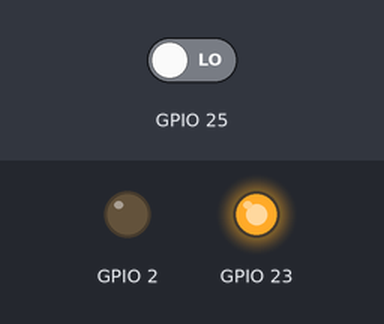
The program below on a simulated Raspberry Pi (BCM pin numbers). Parts: output pins drawn as LEDs (lit = HIGH). Inputs (shaded band) come from the test bench; at power-on: GPIO 25 LOW. What the program prints to the terminal is not drawn.

Above: at 1.2 s.
1.3 s: GPIO 25 driven HIGH
At 2.0 s:
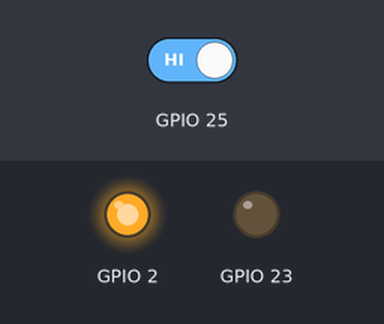
2.8 s: GPIO 25 driven LOW
At 3.1 s:
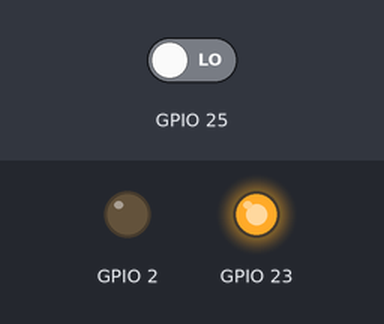
Timing chart, 0 to 5.8 s (numbered marks = the images above; inputs shaded):
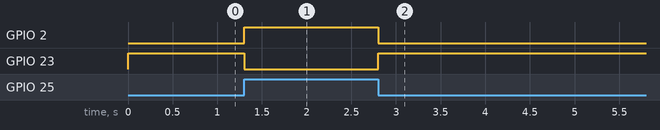

The program:

IR.py
```python
import RPi.GPIO as IO
import time
IO.setwarnings(False)
IO.setmode(IO.BCM)
IO.setup(2,IO.OUT) #GPIO 2 -> Red LED as output
IO.setup(23,IO.OUT) #GPIO 23 -> Green LED as output
IO.setup(25,IO.IN) #GPIO 25 -> IR sensor as input
while 1:
    if(IO.input(25)==True): #object is far away
        print ("object is far away")
        IO.output(23,False) #Red led ON
        IO.output(2,True) # Green led OFF

    if(IO.input(25)==False): #object is near
        print ("object is near ")
        IO.output(23,True) #Green led ON
        IO.output(2,False) # Red led OFF
```

Measured:
- after the input at 1.3 s, GPIO 2: LOW → HIGH at once; GPIO 23: HIGH → LOW at once
- after the input at 2.8 s, GPIO 2: HIGH → LOW at once; GPIO 23: LOW → HIGH at once
